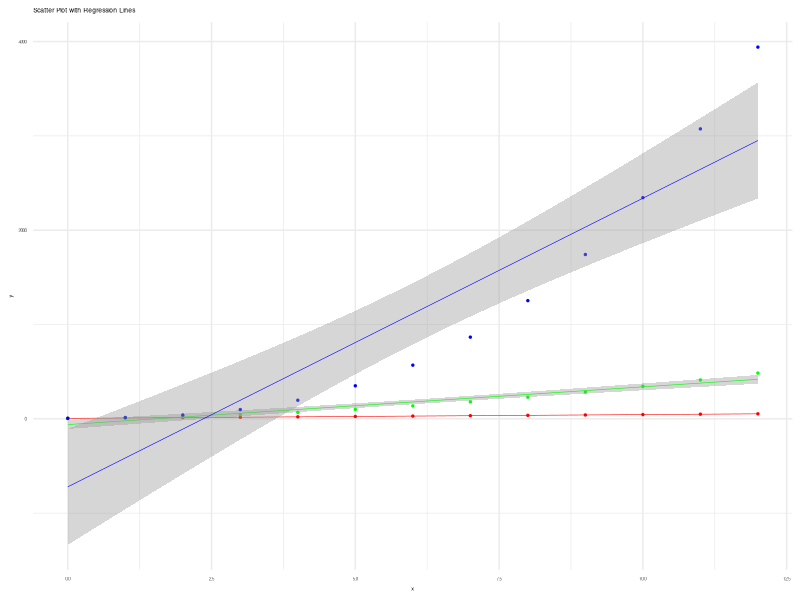

Reproduce this figure in R.
# Load required libraries
library(readr)
library(ggplot2)

# Read data from CSV file
series <- read_csv(
  "series.csv",
  show_col_types = FALSE)

# Extract x and y values from CSV data
xs <- series$xs
ys1 <- series$ys1
ys2 <- series$ys2
ys3 <- series$ys3

# Create a data frame with x and y values
data <- data.frame(
  x = xs, y1 = ys1, y2 = ys2, y3 = ys3)

# Scatter plot with regression lines
plot <- ggplot(data, aes(x = xs)) +
  # Add points for y1,
  # add regression line for y1
  geom_point(
    aes(x = xs, y = ys1),
    size = 0.5, color = "red") +  
  geom_smooth(
    aes(x = xs, y = ys1), method = "lm",
    se = TRUE, color = "red",
    linewidth = 0.2) +  

  # Add points for y2,
  # add quadratic regression line for y2
  geom_point(
    aes(x = xs, y = ys2),
    size = 0.5, color = "green") +  
  geom_smooth(
    aes(x = xs, y = ys2), method = "lm",
    # formula = y ~ poly(x, 2),
    se = TRUE, color = "green",
    linewidth = 0.2) +  

  # Add points for y3,
  # add cubic regression line for y3
  geom_point(
    aes(x = xs, y = ys3),
    size = 0.5, color = "blue") +  
  geom_smooth(
    aes(x = xs, y = ys3), method = "lm",
    # formula = y ~ poly(x, 3),
    se = TRUE, color = "blue",
    linewidth = 0.2) +  

  labs(x = "x", y = "y",
    title = "Scatter Plot with Regression Lines") +
  theme_minimal() +
  theme(
    text = element_text(size = 4))

# Save plot as PNG
ggsave("71-geom-smooth.png", plot,
  width = 800, height = 400, units = "px")
